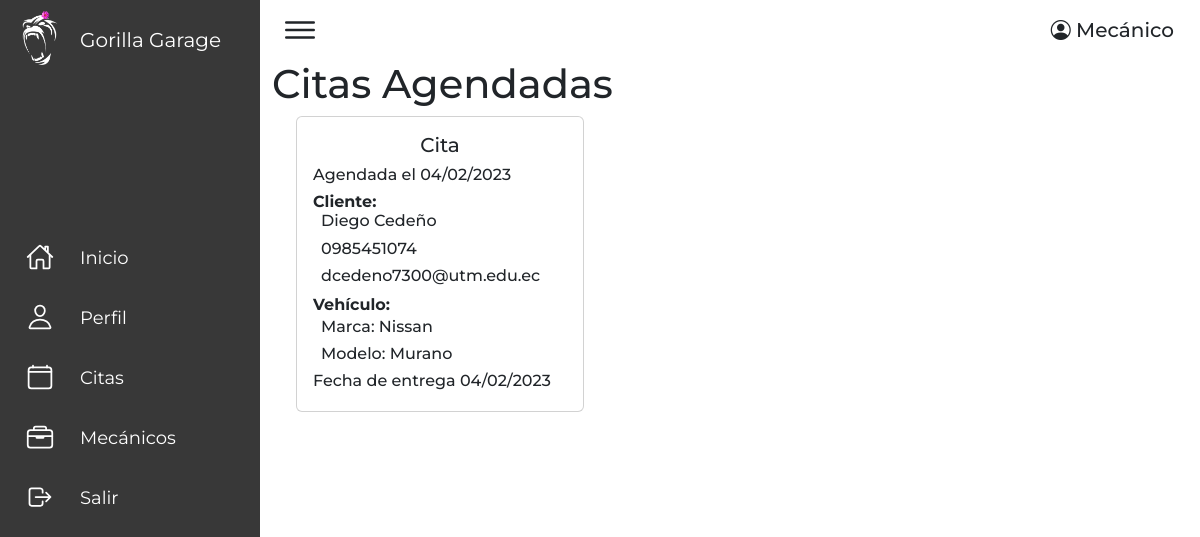
/citas/ (signed in), run on the app's committed database.
### cita/models.py (models this page shows, shortened)
class Citas(models.Model):
    cliente = models.ForeignKey(Profile, on_delete=models.CASCADE, null=True, blank=True)
    vehiculo = models.ForeignKey(Vehiculo, on_delete=models.CASCADE, verbose_name='Vehículo', null=True, blank=True)
    mecanico = models.ForeignKey(Mecanico, on_delete=models.CASCADE, verbose_name='Mecánico', null=True, blank=True)
    descripcion = models.CharField(max_length=550, verbose_name="Descripción", null=True, blank=True)
    ingreso = models.DateTimeField(auto_now_add=True, verbose_name="Fecha de ingreso")
    entrega = models.DateField(verbose_name="Fecha de Salida", null=True, blank=True)
    class Meta:
        verbose_name = 'cita'
        verbose_name_plural = 'citas'

### usuario/models.py (models this page shows, shortened)
class Profile(models.Model):
    user=models.OneToOneField(User,on_delete=models.CASCADE)
    direccion=models.CharField(max_length=150,blank=True,null=True,verbose_name="direccion")
    telefono=models.CharField(max_length=10,blank=True,null=True,verbose_name="telefono")
    ocupacion=models.CharField(max_length=30,blank=True,null=True,verbose_name="ocupacion")
    fechanacimiento=models.DateField(blank=True,null=True,verbose_name="fecha de nacimiento")
    class Meta:
        verbose_name = 'perfil'
        verbose_name_plural = 'perfiles'

### vehiculo/models.py (models this page shows, shortened)
class Vehiculo(models.Model):
    duenio = models.ForeignKey(Profile, on_delete=models.CASCADE, blank=True, null=True)
    placa=models.CharField(max_length=30, blank=True, null=True,verbose_name="placa" )
    marca=models.CharField(max_length=30, blank=True, null=True,verbose_name="marca" )
    modelo=models.CharField(max_length=30, blank=True, null=True,verbose_name="modelo" )
    anovehiculo=models.DateField(blank=True, null=True,verbose_name="año del vehiculo" )
    class Meta:
        verbose_name = 'vehiculo'
        verbose_name_plural = 'vehiculos'

### cita/views.py (the view)
# urls.py: path('citas/',cita.renderCita,name='cita'),
def renderCita(request):
    usuario= get_object_or_404(User, pk=request.user.id)
    role = []
    citas = []
    if usuario.groups.filter(name='Clientes').exists():
        perfil = get_object_or_404(Profile, user=usuario.id)
        citas=Citas.objects.filter(cliente=request.user.id)
        role = "Cliente"
    else:
        perfil = get_object_or_404(Mecanico, pk = usuario.id)
        citas=Citas.objects.filter(mecanico=request.user.id)
        role = "Mecánico"
    data={
        "citas":citas,
        'role':role
    }
    return render(request, "cita/cita.html",data)

### cita/templates/cita/cita.html (shortened to what this page needs)
{% extends 'core/base.html' %}
{% block content %}
<div class="container-xxl">
    <h1>Citas Agendadas</h1>
    <div class="row gx-4 row-cols-md-3 row-cols-xl-4">
        {% for cita in citas %}
        <div class="col ms-md-4">
            <div class="card" style="width: 18rem;">
                <div class="card-body">
                    <h5 class="card-title mb-2 text-center">Cita</h5>
                    <h6 class="card-title mb-1">Agendada el {{cita.ingreso|date:'d/m/Y' }}</h6>
                    {% if role != 'Cliente' %}
                    <h6 class="card-text mt-2 pb-0 mb-0">Cliente:</h6>
                    <h6 class="mt-0 ms-2">{{cita.cliente.user.first_name}} {{cita.cliente.user.last_name}}</h6>
                    <h6 class="mt-0 ms-2">{{cita.cliente.telefono}}</h6>
                    <h6 class="mt-0 ms-2 mb-2">{{cita.cliente.user.email}}</h6>
                    {% endif %}
                    <p class="card-text mt-2 pb-0 mb-0">Vehículo:</p>
                    <h6 class="mt-0 ms-2">Marca: {{cita.vehiculo.marca}}</h6>
                    <h6 class="mt-0 ms-2 mb-2">Modelo: {{cita.vehiculo.modelo}}</h6>
                    <h6 class="card-title mb-1">Fecha de entrega {{cita.ingreso|date:'d/m/Y' }}</h6>
                </div>
            </div>
        </div>
        {% endfor %}
    </div>
</div>
{% endblock %}

### core/static/core/css/main.css (style rules this page uses)
* { font-family: 'Montserrat', sans-serif; margin: 0; padding: 0; box-sizing: border-box; }
:root { --delete: rgb(172, 0, 0); --blue2: #3dcbd8; --blue: rgba(0, 0, 0, 0.78); --white: #fff; --gray: #f5f5f5; --black1: #111113; --black2: #934d85; --crema: #DEB297; --cafe: #7B7066; --morado: rgb(250, 0, 255, 0.56); --morado2: #FE33E5; }
body { min-height: 100vh; overflow-y: auto; }
.card-text { font-weight: bold; }
@media (min-width: 768px) { .row-cols-md-3>* { flex: 0 0 auto; width: auto; } }

### data on the page
Citas: ingreso "04/02/2023", cliente.user.first_name "Diego", cliente.user.last_name "Cedeño", cliente.telefono "0985451074", cliente.user.email "dcedeno7300@utm.edu.ec", vehiculo.marca "Nissan", vehiculo.modelo "Murano"

### other printed values
{{ role }} "Mecánico"
